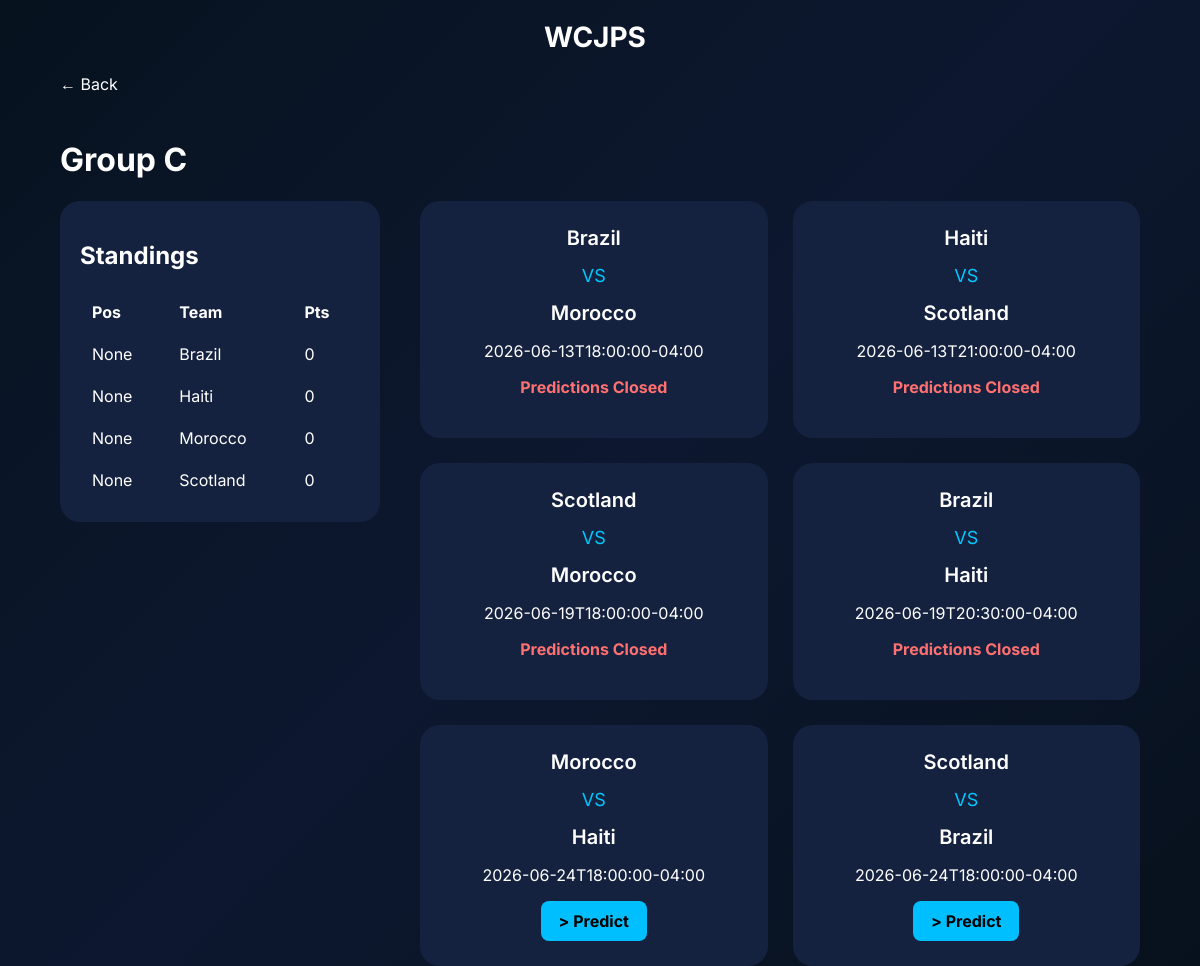
The page /group/C on the database its author committed.
### tables this page shows
CREATE TABLE standings (
            id INTEGER PRIMARY KEY AUTOINCREMENT,
            group_name TEXT,
            team TEXT,
            played INTEGER DEFAULT 0,
            wins INTEGER DEFAULT 0,
            draws INTEGER DEFAULT 0,
            losses INTEGER DEFAULT 0,
            gf INTEGER DEFAULT 0,
            ga INTEGER DEFAULT 0,
            gd INTEGER DEFAULT 0,
            points INTEGER DEFAULT 0,
            position integer,
            UNIQUE(group_name, team)
        );

CREATE TABLE matches (
            id INTEGER PRIMARY KEY,
            team1 TEXT,
            team2 TEXT,
            group_name TEXT,
            stage TEXT,
            match_number INTEGER,
            kickoff DATETIME,
            score1 INTEGER,
            score2 INTEGER,
            status TEXT,
            processed INTEGER DEFAULT 0
        );

### app.py (the view)
@app.route("/group/<group_name>")
def group(group_name):
    matches = get_matches_by_group(group_name)
    standings = get_standings(group_name)
    predictions = {}
    prediction_visibility = {}
    for match in matches:
        preds = get_match_predictions(match["id"])
        print(len(preds))
        if preds:
            print(preds[0].keys())
        if prediction_closed(match["id"]):
            preds.sort(key=lambda p: (-p["points_awarded"], p["submitted_at"]))
        else:
            preds.sort(key=lambda p: p["submitted_at"])
        prediction_visibility[match["id"]] = preds
    if "user_id" in session:
        for match in matches:
            pred = get_prediction(session["user_id"], match["id"])
            predictions[match["id"]] = pred
    return render_template(
        "group.html",
        group_name=group_name,
        matches=matches,
        standings=standings,
        predictions=predictions,
        prediction_visibility=prediction_visibility,
        predict_match=request.args.get("predict", type=int),
    )

### helpers.py (called while the page is built)
def get_connection():
    conn = sqlite3.connect(DB_PATH)
    conn.row_factory = sqlite3.Row
    conn.execute("PRAGMA foreign_keys = ON")
    return conn

def get_matches_by_group(group_name):
    conn = get_connection()
    matches = conn.execute(
        """
        SELECT *
        FROM matches
        WHERE group_name=?
        ORDER BY kickoff
        """,
        (group_name,),
    ).fetchall()
    conn.close()
    return matches

def get_standings(group_name):
    conn = get_connection()
    standings = conn.execute(
        """
        SELECT *
        FROM standings
        WHERE group_name=?
        ORDER BY
            position ASC
        """,
        (group_name,),
    ).fetchall()
    conn.close()
    return standings

def get_match(match_id):
    conn = get_connection()
    match = conn.execute(
        """
        SELECT *

        FROM matches

        WHERE id = ?

        """,
        (match_id,),
    ).fetchone()
    conn.close()
    return match

def prediction_closed(match_id):
    match = get_match(match_id)
    kickoff = datetime.fromisoformat(match["kickoff"])
    lock_time = kickoff - timedelta(minutes=20)
    now = datetime.now(kickoff.tzinfo)
    print(kickoff)
    print(lock_time)
    print(now)
    return now >= lock_time

def get_match_predictions(match_id):
    conn = get_connection()
    predictions = conn.execute(
        """

        SELECT

        users.username,

        predictions.pred1,

        predictions.pred2,

        predictions.points_awarded,

        predictions.submitted_at


        FROM predictions


        JOIN users


        ON users.id = predictions.user_id


        WHERE match_id = ?

        """,
        (match_id,),
    ).fetchall()
    conn.close()
    return predictions

### templates/group.html (shortened to what this page needs)
{% extends "base.html" %} {% block content %}
<a href="{{url_for('home')}}" class="back"> ← Back </a>
<h1>Group {{group_name}}</h1>
<div class="group-layout">
  <div class="standings-card">
    <h2>Standings</h2>
    <table>
      <tr>
        <th>Pos</th>
        <th>Team</th>
        <th>Pts</th>
      </tr>
      {% for team in standings %}
      <tr>
        <td>{{team["position"]}}</td>
        <td>{{team["team"]}}</td>
        <td>{{team["points"]}}</td>
      </tr>
      {% endfor %}
    </table>
  </div>
  <div class="matches-section">
    {% for match in matches %}
    <div class="match-card" id="match-{{match['id']}}">
      <div class="team">{{match["team1"]}}</div>
      <div class="vs">VS</div>
      <div class="team">{{match["team2"]}}</div>
      <p>{{match["kickoff"]}}</p>
      {% set prediction = predictions.get(match["id"]) %} {% if
      prediction_closed(match["id"]) %}
      <p class="closed-text">Predictions Closed</p>
      {% else %} {% if predict_match == match["id"] %}
      <form
        method="POST"
        action="{{ url_for('predict', match_id=match['id']) }}"
        class="prediction-form"
      >
        <input type="hidden" name="group_name" value="{{group_name}}" />
        <input
          type="number"
          name="pred1"
          min="0"
          max="20"
          required
          value="{{ prediction['pred1'] if prediction else '' }}"
        />
        -
        <input
          type="number"
          name="pred2"
          min="0"
          max="20"
          required
          value="{{ prediction['pred2'] if prediction else '' }}"
        />
        <button>
          {{ "Update Prediction" if prediction else "Save Prediction" }}
        </button>
      </form>
      {% else %}
      <a
        href="{{url_for('group',group_name=group_name)}}?predict={{match['id']}}#match-{{match['id']}}"
        class="predict-button"
      >
        > Predict
      </a>
      {% endif %} {% endif %} {% set preds =
      prediction_visibility.get(match["id"], []) %}
    </div>
    {% endfor %}
  </div>
</div>
{% endblock %}

### static/style.css (style rules this page uses)
html { scroll-behavior: smooth; }
body { font-family: Inter, sans-serif; background: linear-gradient(135deg, #07121f, #0d1830, #07111d); min-height: 100vh; margin: 0; color: white; }
.group-layout { display: grid; grid-template-columns: 320px 1fr; gap: 40px; }
.standings-card { background: #15223f; padding: 20px; border-radius: 20px; align-self: start; position: sticky; top: 20px; }
table { width: 100%; }
th { text-align: left; padding: 10px; }
td { padding: 10px; }
.matches-section { display: grid; grid-template-columns: repeat(auto-fit, minmax(260px, 1fr)); gap: 25px; }
.match-card { background: #15223f; padding: 25px; border-radius: 20px; text-align: center; transition: 0.25s; }
.team { font-size: 20px; font-weight: 600; }
.vs { margin: 15px 0; font-size: 18px; color: #00c8ff; }
.back { display: inline-block; margin-bottom: 25px; color: white; text-decoration: none; }
.predict-button { display: inline-block; padding: 10px 18px; border-radius: 8px; background: #00bfff; text-decoration: none; color: black; font-weight: bold; }
.closed-text { color: #ff7070; font-weight: bold; margin-top: 15px; }

### rows shown on the page
standings: position "None", team "Brazil", points "0"
standings: position "None", team "Haiti", points "0"
standings: position "None", team "Morocco", points "0"
standings: position "None", team "Scotland", points "0"
matches: team1 "Brazil", team2 "Morocco", kickoff "2026-06-13T18:00:00-04:00", shows "Predictions Closed"
matches: team1 "Haiti", team2 "Scotland", kickoff "2026-06-13T21:00:00-04:00", shows "Predictions Closed"
matches: team1 "Scotland", team2 "Morocco", kickoff "2026-06-19T18:00:00-04:00", shows "Predictions Closed"
matches: team1 "Brazil", team2 "Haiti", kickoff "2026-06-19T20:30:00-04:00", shows "Predictions Closed"
matches: team1 "Morocco", team2 "Haiti", kickoff "2026-06-24T18:00:00-04:00"
matches: team1 "Scotland", team2 "Brazil", kickoff "2026-06-24T18:00:00-04:00"

### other values the page prints
{{ group_name }} "C"
